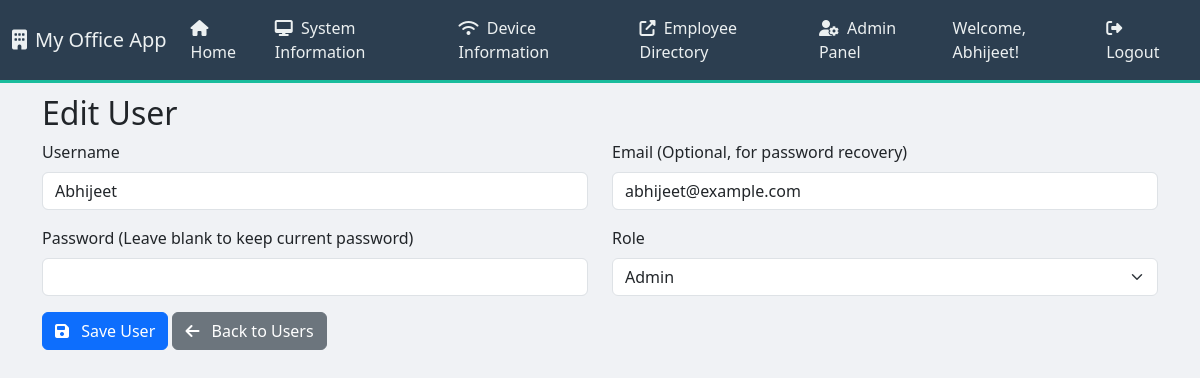
/admin/users/edit/1 (signed in), run on the app's committed database.
### app.py (models this page shows, shortened)
class User(UserMixin, db.Model):
    id = db.Column(db.Integer, primary_key=True)
    username = db.Column(db.String(80), unique=True, nullable=False)
    email = db.Column(db.String(120), unique=True, nullable=True) # Added email for future password reset
    password_hash = db.Column(db.String(128))
    role = db.Column(db.String(80), default='user') # 'user' or 'admin'

### app.py (the view, shortened to what this page needs)
@app.route('/admin/users/edit/<int:id>', methods=['GET', 'POST'])
@login_required
@admin_required
def edit_user(id):
    user = User.query.get_or_404(id)
    return render_template('admin_user_form.html', user=user, title='Edit User')

### app.py (called while the page is built)
@app.context_processor
def inject_datetime():
    return {'datetime': datetime}

@login_manager.user_loader
def load_user(user_id):
    return User.query.get(int(user_id))

def admin_required(f):
    @wraps(f)
    def decorated_function(*args, **kwargs):
        if not current_user.is_authenticated or current_user.role != 'admin':
            flash('You do not have administrative access to view this page.', 'danger')
            return redirect(url_for('index')) # Redirect to home if not admin
        return f(*args, **kwargs)
    return decorated_function

### templates/admin_user_form.html (shortened to what this page needs)
{% extends "base.html" %}
{% block content %}
    <div class="container mt-4">
        <h2>{{ title }}</h2>
        <form method="POST">
            <div class="row">
                <div class="col-md-6 mb-3">
                    <label for="username" class="form-label">Username</label>
                    <input type="text" class="form-control" id="username" name="username" value="{{ user.username if user else '' }}" required>
                </div>
                <div class="col-md-6 mb-3">
                    <label for="email" class="form-label">Email (Optional, for password recovery)</label>
                    <input type="email" class="form-control" id="email" name="email" value="{{ user.email if user else '' }}">
                </div>
                <div class="col-md-6 mb-3">
                    <label for="password" class="form-label">Password {% if user %}(Leave blank to keep current password){% else %}(Required){% endif %}</label>
                    <input type="password" class="form-control" id="password" name="password" {% if not user %}required{% endif %}>
                </div>
                <div class="col-md-6 mb-3">
                    <label for="role" class="form-label">Role</label>
                    <select class="form-select" id="role" name="role">
                        <option value="admin" {% if user and user.role == 'admin' %}selected{% endif %}>Admin</option>
                    </select>
                </div>
            </div>
            <button type="submit" class="btn btn-primary"><i class="fas fa-save me-2"></i> Save User</button>
            <a href="{{ url_for('admin_users') }}" class="btn btn-secondary"><i class="fas fa-arrow-left me-2"></i> Back to Users</a>
        </form>
    </div>
{% endblock %}

### templates/base.html (shortened to what this page needs)
<!DOCTYPE html>
<html lang="en">
<head>
    <link href="https://cdn.jsdelivr.net/npm/bootstrap@5.3.3/dist/css/bootstrap.min.css" rel="stylesheet">
    <link rel="stylesheet" href="https://cdnjs.cloudflare.com/ajax/libs/font-awesome/6.5.2/css/all.min.css" />
    <link rel="stylesheet" href="https://cdnjs.cloudflare.com/ajax/libs/animate.css/4.1.1/animate.min.css"/>
</head>
<body>
    <nav class="navbar navbar-expand-lg navbar-dark fixed-top">
        <div class="container-fluid">
            <a class="navbar-brand" href="{{ url_for('index') }}">
                <i class="fas fa-building me-2"></i>My Office App
            </a>
            <div class="collapse navbar-collapse" id="navbarNav">
                <ul class="navbar-nav me-auto mb-2 mb-lg-0">
                    <li class="nav-item">
                        <a class="nav-link" aria-current="page" href="{{ url_for('index') }}">
                            <i class="fas fa-home me-1"></i> Home
                        </a>
                    </li>
                    <li class="nav-item">
                        <a class="nav-link" href="{{ url_for('system_info_list') }}">
                            <i class="fas fa-desktop me-1"></i> System Information
                        </a>
                    </li>
                    <li class="nav-item">
                        <a class="nav-link" href="{{ url_for('router_info_list') }}">
                            <i class="fas fa-wifi me-1"></i> Device Information
                        </a>
                    </li>
                    <li class="nav-item">
                        <a class="nav-link" href="http://172.16.16.191:5002" target="_blank">
                            <i class="fas fa-external-link-alt me-1"></i> Employee Directory
                        </a>
                    </li>
                    {% if current_user.is_authenticated and current_user.role == 'admin' %}
                    <li class="nav-item">
                        <a class="nav-link" href="{{ url_for('admin_users') }}"><i class="fas fa-user-cog me-1"></i> Admin Panel</a>
                    </li>
                    {% endif %}
                </ul>
                <ul class="navbar-nav ms-auto">
                    {% if current_user.is_authenticated %}
                    <li class="nav-item">
                        <span class="nav-link text-white">Welcome, {{ current_user.username }}!</span>
                    </li>
                    <li class="nav-item">
                        <a class="nav-link" href="{{ url_for('logout') }}"><i class="fas fa-sign-out-alt me-1"></i> Logout</a>
                    </li>
                    {% else %}
                    <li class="nav-item">
                        <a class="nav-link" href="{{ url_for('login') }}"><i class="fas fa-sign-in-alt me-1"></i> Login</a>
                    </li>
                    {% endif %}
                </ul>
            </div>
        </div>
    </nav>
    <div id="flash-messages-container">
    </div>
    <div class="container-fluid mt-4">
        {% block content %}{% endblock %}
    </div>
</body>
</html>

### templates/base.html (style rules this page uses)
body { font-family: 'Segoe UI', Tahoma, Geneva, Verdana, sans-serif; background-color: #f0f2f5; overflow-x: hidden; padding-top: 70px; }
.navbar { background-color: #2c3e50 !important; border-bottom: 3px solid #1abc9c; }
.navbar-brand, .nav-link { color: #ecf0f1 !important; font-weight: 500; }
#flash-messages-container { position: fixed; top: 70px; left: 0; right: 0; z-index: 1050; padding: 10px 15px; pointer-events: none; display: flex; justify-content: center; }

### data on the page
User: username "Abhijeet", email "abhijeet@example.com", role "Admin"

### other printed values
{{ title }} "Edit User"
